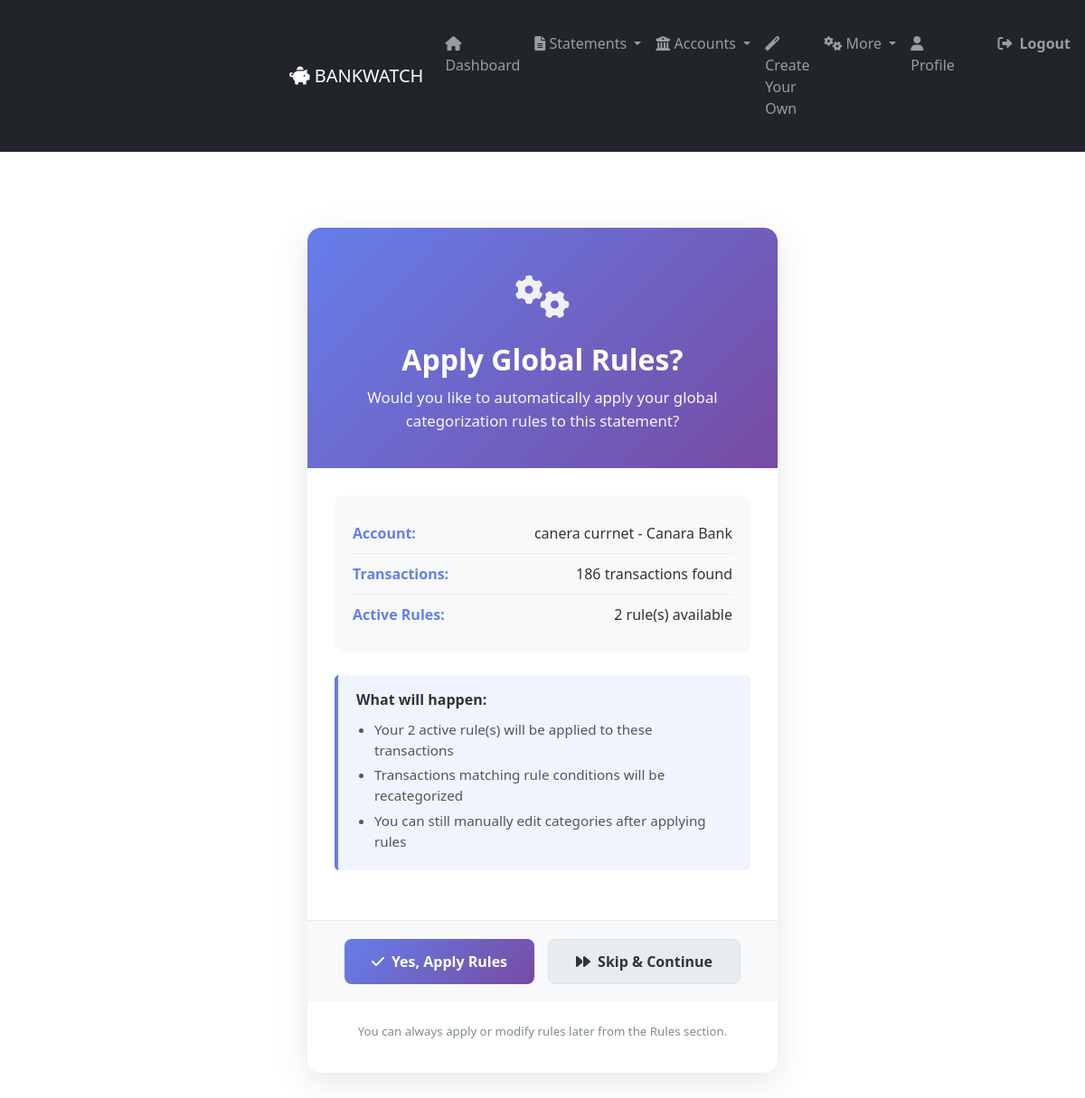
Screenshot of /analyzer/statements/14/rules-prompt/ (signed in) with the database file from the repository.
### analyzer/models.py (models this page shows, shortened)
class BankStatement(models.Model):
    PDF = 'PDF'
    EXCEL = 'EXCEL'
    CSV = 'CSV'
    FILE_TYPE_CHOICES = [
        (PDF, 'PDF Document'),
        (EXCEL, 'Excel Spreadsheet'),
        (CSV, 'CSV File'),
    ]
    account = models.ForeignKey(BankAccount, on_delete=models.CASCADE)
    statement_file = models.FileField(upload_to='statements/', null=True, blank=True)
    file_type = models.CharField(max_length=10, choices=FILE_TYPE_CHOICES, default=PDF)
    upload_date = models.DateTimeField(auto_now_add=True)
    statement_period_start = models.DateField(null=True, blank=True)
    statement_period_end = models.DateField(null=True, blank=True)
    original_filename = models.CharField(max_length=255, blank=True)
    rules_applied = models.BooleanField(default=False)  # Track if global rules have been applied

class BankAccount(models.Model):
    user = models.ForeignKey(User, on_delete=models.CASCADE)
    bank_name = models.CharField(max_length=100)
    account_name = models.CharField(max_length=100, blank=True)
    account_number = models.CharField(max_length=20, blank=True)
    account_type = models.CharField(max_length=50, blank=True)
    ifsc_code = models.CharField(max_length=11, blank=True)
    description = models.TextField(blank=True)
    created_at = models.DateTimeField(auto_now_add=True)

### analyzer/views.py (the view, shortened to what this page needs)
# urls.py: path('statements/<int:statement_id>/rules-prompt/', views.statement_rules_prompt, name='statement_rules_prompt'),
@login_required
def statement_rules_prompt(request, statement_id):
    statement = get_object_or_404(BankStatement, id=statement_id, account__user=request.user)
    if statement.rules_applied:
        return redirect('analysis_results', statement_id=statement_id)
    active_rules_count = Rule.objects.filter(user=request.user, is_active=True).count()
    context = {
        'statement': statement,
        'active_rules_count': active_rules_count,
    }
    return render(request, 'analyzer/statement_rules_prompt.html', context)

### templates/analyzer/statement_rules_prompt.html (shortened to what this page needs)
{% extends 'base.html' %}
{% load static %}
{% block content %}
<div class="container">
    <div class="prompt-wrapper">
        <div class="prompt-card">
            <div class="prompt-header">
                <div class="prompt-icon">
                    <i class="fas fa-cogs"></i>
                </div>
                <h2>Apply Global Rules?</h2>
                <p class="subtitle">Would you like to automatically apply your global categorization rules to this statement?</p>
            </div>
            <div class="prompt-content">
                <div class="statement-info">
                    <div class="info-item">
                        <span class="label">Account:</span>
                        <span class="value">{{ statement.account.bank_name }} - {{ statement.account.account_name }}</span>
                    </div>
                    <div class="info-item">
                        <span class="label">Transactions:</span>
                        <span class="value">{{ statement.transaction_set.count }} transactions found</span>
                    </div>
                    <div class="info-item">
                        <span class="label">Active Rules:</span>
                        <span class="value">{{ active_rules_count }} rule(s) available</span>
                    </div>
                </div>
                {% if active_rules_count == 0 %}
                <div class="alert alert-info">
                    <i class="fas fa-info-circle"></i>
                    <strong>No active rules found.</strong> You can proceed without applying rules, or create rules first.
                </div>
                {% else %}
                <div class="rules-info">
                    <p><strong>What will happen:</strong></p>
                    <ul>
                        <li>Your {{ active_rules_count }} active rule(s) will be applied to these transactions</li>
                        <li>Transactions matching rule conditions will be recategorized</li>
                        <li>You can still manually edit categories after applying rules</li>
                    </ul>
                </div>
                {% endif %}
            </div>
            <form method="POST" class="prompt-form">
                <div class="button-group">
                    {% if active_rules_count > 0 %}
                    <button type="submit" name="apply_rules" value="yes" class="btn btn-primary">
                        <i class="fas fa-check"></i>
                        Yes, Apply Rules
                    </button>
                    {% endif %}
                    <button type="submit" name="apply_rules" value="no" class="btn btn-secondary">
                        <i class="fas fa-forward"></i>
                        Skip & Continue
                    </button>
                </div>
            </form>
            <div class="prompt-footer">
                <p><small>You can always apply or modify rules later from the Rules section.</small></p>
            </div>
        </div>
    </div>
</div>
{% endblock %}

### templates/analyzer/statement_rules_prompt.html (style rules this page uses)
.container { max-width: 600px; margin: 0 auto; padding: 20px; }
.prompt-wrapper { display: flex; justify-content: center; align-items: center; min-height: 70vh; padding: 20px 0; }
.prompt-card { background: white; border-radius: 15px; box-shadow: 0 10px 40px rgba(0, 0, 0, 0.1); overflow: hidden; width: 100%; }
.prompt-header { background: linear-gradient(135deg, #667eea 0%, #764ba2 100%); color: white; padding: 40px 30px; text-align: center; }
.prompt-icon { font-size: 3rem; margin-bottom: 15px; opacity: 0.9; }
.prompt-header h2 { font-size: 2rem; margin: 10px 0; font-weight: 700; }
.subtitle { font-size: 1.05rem; opacity: 0.95; margin: 10px 0 0 0; }
.prompt-content { padding: 30px; }
.statement-info { background: #f8f9fa; border-radius: 10px; padding: 20px; margin-bottom: 25px; }
.info-item { display: flex; justify-content: space-between; padding: 10px 0; border-bottom: 1px solid #e9ecef; }
.info-item:last-child { border-bottom: none; }
.info-item .label { font-weight: 600; color: #667eea; }
.info-item .value { color: #333; }
.rules-info { background: #f0f4ff; border-left: 4px solid #667eea; padding: 15px 20px; border-radius: 5px; margin-bottom: 25px; }
.rules-info p { margin: 0 0 10px 0; font-weight: 600; color: #333; }
.rules-info ul { margin: 0; padding-left: 20px; color: #555; }
.rules-info li { margin: 5px 0; font-size: 0.95rem; }
.prompt-form { padding: 20px 30px; border-top: 1px solid #e9ecef; background: #f8f9fa; }
.button-group { display: flex; gap: 15px; justify-content: center; }
.btn { padding: 12px 30px; border: none; border-radius: 8px; font-size: 1rem; font-weight: 600; cursor: pointer; transition: all 0.3s ease; display: flex; align-items: center; gap: 8px; min-width: 160px; justify-content: center; }
.btn-primary { background: linear-gradient(135deg, #667eea 0%, #764ba2 100%); color: white; }
.btn-secondary { background: #e9ecef; color: #333; border: 1px solid #dee2e6; }
.prompt-footer { padding: 20px 30px; text-align: center; color: #7f8c8d; font-size: 0.95rem; background: white; }

### rows the page displays
BankStatement: account.bank_name "canera currnet", account.account_name "Canara Bank", transaction_set.count "186"

### other values shown
{{ active_rules_count }} "2"
